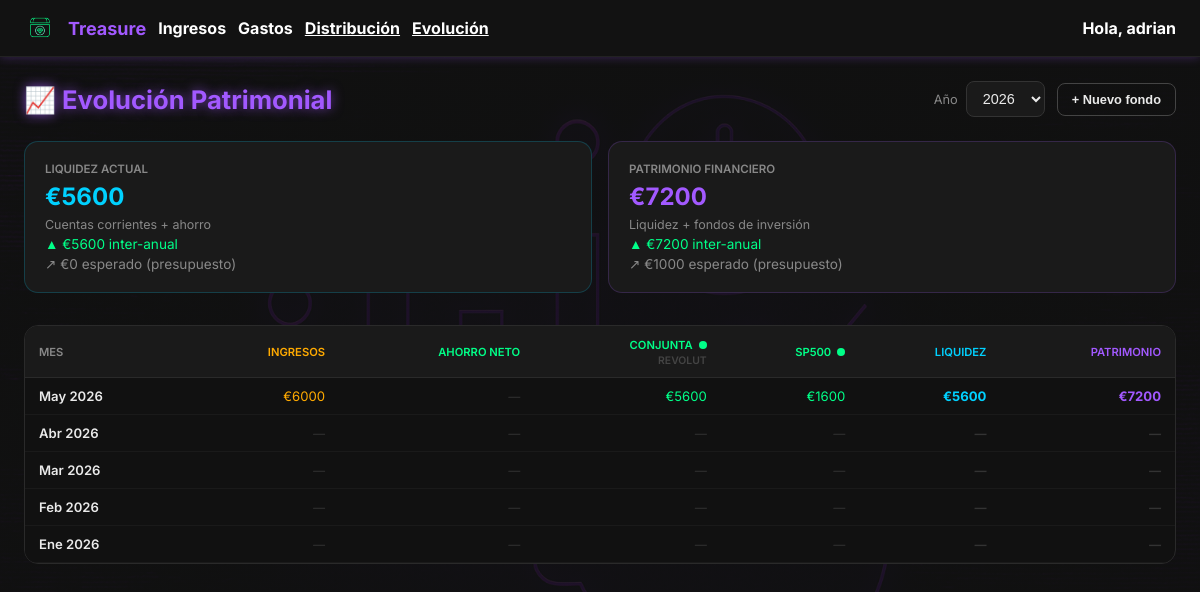
Screenshot of /finanzas/evolucion/ (signed in) with the database file from the repository.
### finanzas/models.py (models this page shows, shortened)
class FondoFamiliar(models.Model):
    hogar = models.ForeignKey('core.Hogar', on_delete=models.CASCADE, related_name='fondos')
    nombre = models.CharField(max_length=100,
        help_text="Ej: Fondo comun, Ahorro piso, Inversion, Emergencia...")
    tipo_fondo = models.CharField(
        max_length=20, choices=TIPO_FONDO_CHOICES, default='comun',
        help_text="Categoría del fondo para reporting (ahorro, inversión, etc.)",
    )
    modo_aportacion = models.CharField(max_length=20, choices=MODO_APORTACION_CHOICES, default='proporcional')
    color = models.CharField(max_length=7, default='#a259ff')
    cuenta_asociada = models.CharField(
        max_length=150, blank=True, default='',
        help_text="Nombre o descripcion de la cuenta bancaria asociada a este fondo. "
                  "Ej: Revolut conjunta, BBVA ahorro..."
    )
    orden = models.IntegerField(default=0)
    activo = models.BooleanField(default=True)
    class Meta:
        ordering = ['orden', 'nombre']
        unique_together = ('hogar', 'nombre')

class IngresoRealMes(models.Model):
    hogar = models.ForeignKey(
        'core.Hogar',
        on_delete=models.CASCADE,
        related_name='ingresos_reales',
    )
    año = models.IntegerField()
    mes = models.IntegerField()
    importe = models.DecimalField(max_digits=12, decimal_places=2)
    nota = models.CharField(max_length=255, blank=True, default='')
    registrado_en = models.DateTimeField(auto_now_add=True)
    class Meta:
        ordering = ['-año', '-mes']
        unique_together = ('hogar', 'año', 'mes')

class SaldoRealFondo(models.Model):
    fondo = models.ForeignKey(
        'FondoFamiliar',
        on_delete=models.CASCADE,
        related_name='saldos_reales',
    )
    año = models.IntegerField()
    mes = models.IntegerField(help_text='1-12')
    saldo = models.DecimalField(max_digits=14, decimal_places=2)
    nota = models.CharField(max_length=255, blank=True, default='')
    registrado_en = models.DateTimeField(auto_now_add=True)
    class Meta:
        ordering = ['-año', '-mes', 'fondo']
        unique_together = ('fondo', 'año', 'mes')

### finanzas/views_evolucion.py (the view)
# urls.py: path('evolucion/', views_evolucion.vista_evolucion, name='vista_evolucion'),
@login_required
def vista_evolucion(request):
    profile, hogar = _get_hogar(request)
    if not hogar:
        messages.error(request, "Necesitas pertenecer a un hogar.")
        return redirect('dashboard')
    hoy = datetime.date.today()
    try:
        año = int(request.GET.get('año', hoy.year))
    except (ValueError, TypeError):
        año = hoy.year
    resumen = _calcular_resumen(hogar, año)
    fondos, filas = _construir_tabla(hogar, año)
    años_disponibles = [hoy.year - 1, hoy.year, hoy.year + 1]
    return render(request, 'finanzas/evolucion/vista.html', {
        'hogar': hogar,
        'profile': profile,
        'resumen': resumen,
        'fondos': fondos,
        'filas': filas,
        'año_actual': año,
        'años': años_disponibles,
    })

### templates/finanzas/evolucion/vista.html (shortened to what this page needs)
{% extends "base.html" %}
{% block body_class %}dashboard-background{% endblock %}
{% block content %}
<div class="evo-wrap">
    <div class="evo-header">
        <h1>📈 Evolución Patrimonial</h1>
        <div style="display: flex; gap: 12px; align-items: center; flex-wrap: wrap;">
            <form method="get" class="año-selector">
                <label style="color: var(--muted); font-size: 0.8rem;">Año</label>
                <select name="año" onchange="this.form.submit()">
                    {% for a in años %}
                    <option value="{{ a }}" {% if a == año_actual %}selected{% endif %}>{{ a }}</option>
                    {% endfor %}
                </select>
            </form>
            <button onclick="document.getElementById('modal-nuevo-fondo').classList.add('active')"
                    class="btn btn-secondary" style="font-size: 0.8rem; padding: 8px 14px;">
                + Nuevo fondo
            </button>
        </div>
    </div>
    <div class="resumen-grid">
        <div class="resumen-card" style="border-color: #00d1ff33;">
            <div class="label">Liquidez actual</div>
            <div class="valor" style="color: #00d1ff;">€{{ resumen.liquidez_actual|floatformat:0 }}</div>
            <div class="sub">Cuentas corrientes + ahorro</div>
            <div class="crecimiento {% if resumen.crecimiento_liquidez_interanual >= 0 %}pos{% else %}neg{% endif %}">
                {% if resumen.crecimiento_liquidez_interanual >= 0 %}▲{% else %}▼{% endif %}
                €{{ resumen.crecimiento_liquidez_interanual|floatformat:0 }} inter-anual
            </div>
            <div class="crecimiento neu">↗ €{{ resumen.ahorro_esperado_acum|floatformat:0 }} esperado (presupuesto)</div>
        </div>
        <div class="resumen-card" style="border-color: #a259ff33;">
            <div class="label">Patrimonio Financiero</div>
            <div class="valor" style="color: #a259ff;">€{{ resumen.patrimonio_financiero_actual|floatformat:0 }}</div>
            <div class="sub">Liquidez + fondos de inversión</div>
            <div class="crecimiento {% if resumen.crecimiento_patrimonio_interanual >= 0 %}pos{% else %}neg{% endif %}">
                {% if resumen.crecimiento_patrimonio_interanual >= 0 %}▲{% else %}▼{% endif %}
                €{{ resumen.crecimiento_patrimonio_interanual|floatformat:0 }} inter-anual
            </div>
            <div class="crecimiento neu">↗ €{{ resumen.patrimonio_esperado_acum|floatformat:0 }} esperado (presupuesto)</div>
        </div>
    </div>
    <div class="evo-table-wrap">
        <table class="evo-table">
            <thead>
                <tr>
                    <th>Mes</th>
                    <th style="color: #ffaa00;">Ingresos</th>
                    <th style="color: #00ff88;">Ahorro neto</th>
                    {% for f in fondos %}
                    <th>
                        <div class="fondo-label" style="justify-content: flex-end;">
                            <span style="color: {{ f.color }};">{{ f.nombre }}</span>
                            <span class="fondo-dot" style="background: {{ f.color }};"></span>
                        </div>
                        {% if f.cuenta_asociada %}<div style="font-size: 0.65rem; color: #444;">{{ f.cuenta_asociada }}</div>{% endif %}
                    </th>
                    {% endfor %}
                    <th style="color: #00d1ff;">Liquidez</th>
                    <th style="color: #a259ff;">Patrimonio</th>
                </tr>
            </thead>
            <tbody>
                {% for fila in filas %}
                <tr>
                    <td>{{ fila.mes_nombre }} {{ año_actual }}</td>
                    <td class="cell-ingresos"
                        onclick="abrirModalIngreso({{ fila.mes }}, {{ año_actual }}, '{% if fila.ingreso_real %}{{ fila.ingreso_real.importe }}{% endif %}')"
                        title="Click para editar">
                        {% if fila.ingreso_real %}
                            €{{ fila.ingreso_real.importe|floatformat:0 }}
                        {% else %}
                            <span class="cell-vacio">—</span>
                        {% endif %}
                    </td>
                    <td>
                        {% if fila.ahorro_neto is not None %}
                            <span class="cell-ahorro {% if fila.ahorro_neto >= 0 %}pos{% else %}neg{% endif %}">
                                {% if fila.ahorro_neto >= 0 %}+{% endif %}€{{ fila.ahorro_neto|floatformat:0 }}
                            </span>
                        {% else %}
                            <span class="cell-vacio">—</span>
                        {% endif %}
                    </td>
                    {% for celda in fila.celdas %}
                    <td onclick="abrirModalSaldo({{ celda.fondo.id }}, '{{ celda.fondo.nombre|escapejs }}', {{ fila.mes }}, {{ año_actual }}, '{% if celda.saldo_valor %}{{ celda.saldo_valor }}{% endif %}')"
                        title="Click para editar">
                        {% if celda.saldo_valor is not None %}
                            <span class="cell-valor" style="color: {{ celda.fondo.color }};">
                                €{{ celda.saldo_valor|floatformat:0 }}
                            </span>
                        {% else %}
                            <span class="cell-vacio">—</span>
                        {% endif %}
                    </td>
                    {% endfor %}
                    <td class="cell-total">
                        {% if fila.liquidez %}€{{ fila.liquidez|floatformat:0 }}{% else %}<span class="cell-vacio">—</span>{% endif %}
                    </td>
                    <td style="color: #a259ff; font-weight: 700;">
                        {% if fila.patrimonio %}€{{ fila.patrimonio|floatformat:0 }}{% else %}<span class="cell-vacio">—</span>{% endif %}
                    </td>
                </tr>
                {% empty %}
                <tr><td colspan="100" style="text-align: center; color: var(--muted); padding: 40px;">Sin datos para {{ año_actual }}. Haz click en cualquier celda para introducir saldos.</td></tr>
                {% endfor %}
            </tbody>
        </table>
    </div>
</div>
{% endblock %}

### templates/base.html (shortened to what this page needs)
{% load static %}
<!DOCTYPE html>
<html lang="es">
<head>
    <link rel="stylesheet" href="{% static 'css/main.css' %}">
</head>
<body class="{% block body_class %}{% endblock %}">
    {% if request.user.is_authenticated and not hide_navbar %}
    <nav class="navbar">
        <div class="navbar-left">
            <img src="{% static 'img/logo_treasure_3.png' %}" class="nav-logo" alt="Treasure Logo">
            <span class="nav-title">Treasure</span>
            <div class="nav-user-dropdown">
                <span class="nav-user-toggle">Ingresos</span>
            </div>
            <div class="nav-user-dropdown">
                <span class="nav-user-toggle">Gastos</span>
            </div>
            <a href="{% url 'finanzas:vista_distribucion' %}" class="nav-user-toggle">Distribución</a>
            <a href="{% url 'finanzas:vista_evolucion' %}" class="nav-user-toggle">Evolución</a>        </div>
        <div class="navbar-right">
            <div class="nav-user-dropdown">
                <span class="nav-user-toggle">
                    Hola, <span class="nav-username">{{ request.user.first_name|default:request.user.username }}</span>
                </span>
            </div>
        </div>
    </nav>
    {% endif %}
    {% block content %}
    {% endblock %}
</body>
</html>

### rows the page displays
FondoFamiliar: nombre "CONJUNTA", cuenta_asociada "REVOLUT", saldo_valor "5600"
FondoFamiliar: nombre "SP500", saldo_valor "1600"
IngresoRealMes: mes_nombre "May", año "2026", ingreso_real.importe "6000", liquidez "5600", patrimonio "7200"

### other values shown
{{ request.user.first_name|default:request.user.username }} "adrian"
{{ resumen.liquidez_actual|floatformat:0 }} "5600"
{{ resumen.crecimiento_liquidez_interanual|floatformat:0 }} "5600"
{{ resumen.ahorro_esperado_acum|floatformat:0 }} "0"
{{ resumen.patrimonio_financiero_actual|floatformat:0 }} "7200"
{{ resumen.crecimiento_patrimonio_interanual|floatformat:0 }} "7200"
{{ resumen.patrimonio_esperado_acum|floatformat:0 }} "1000"
{{ fila.mes_nombre }} "Abr" "Mar" "Feb" "Ene"
{{ año_actual }} "2026" "2026" "2026" "2026"
form field año "2026"
